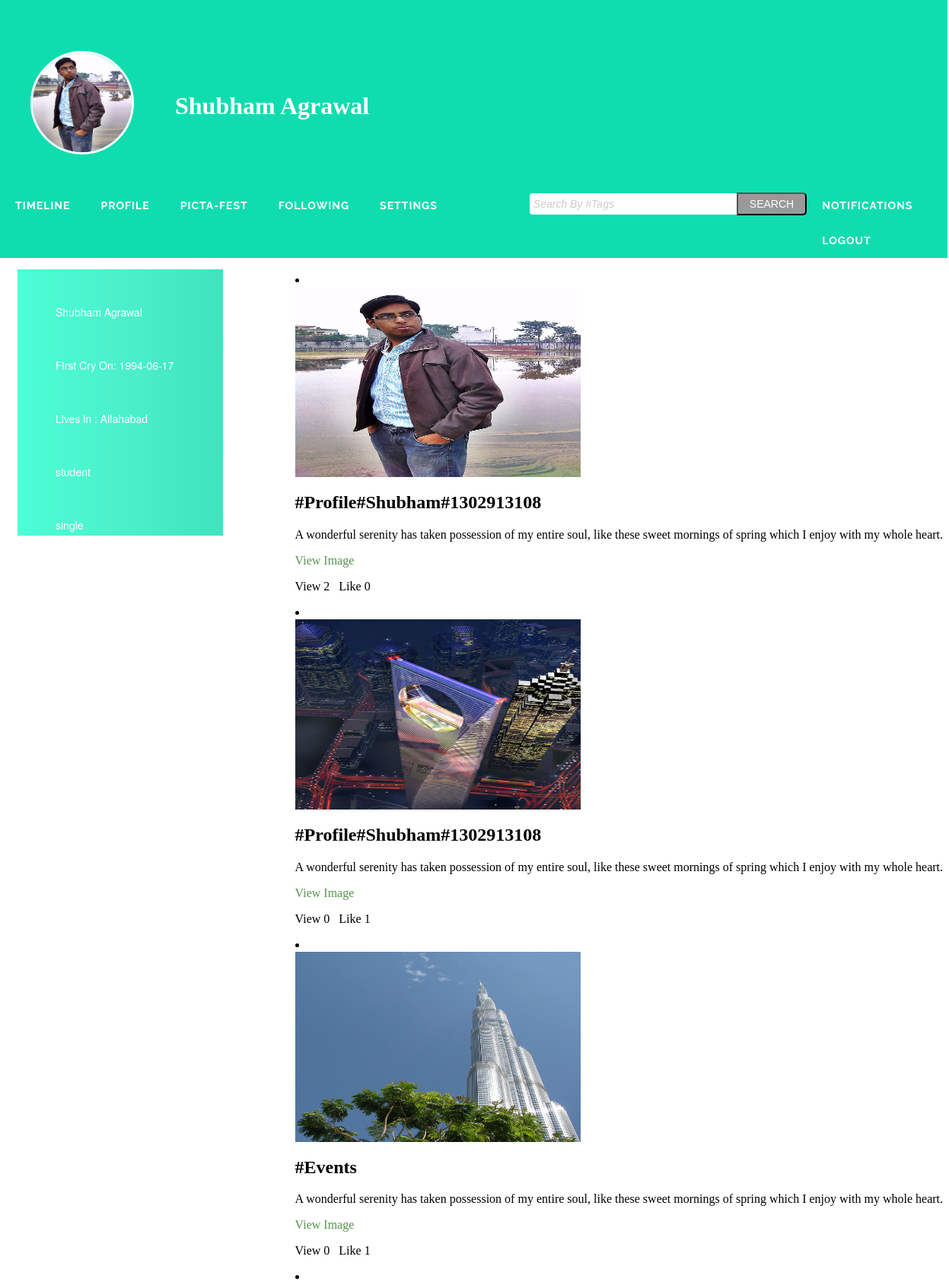
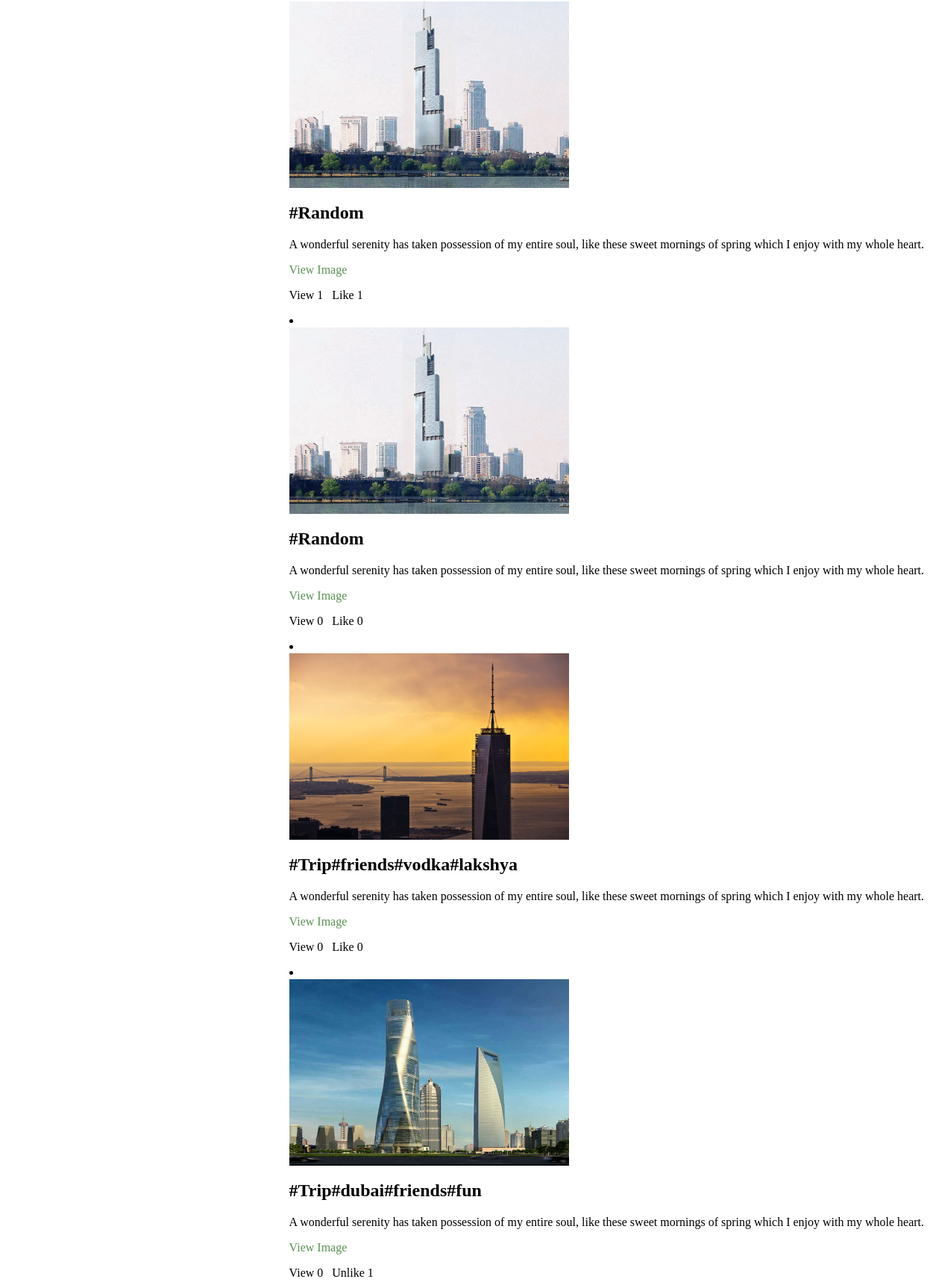
The app's page /events.php?mode=profile (signed in, upper part) with its own data (2 pictures, top to bottom).
### tables this page shows
CREATE TABLE IF NOT EXISTS `user` (
  `user_id` int(11) NOT NULL AUTO_INCREMENT,
  `username` varchar(32) NOT NULL,
  `password` varchar(32) NOT NULL,
  `firstname` varchar(32) NOT NULL,
  `lastname` varchar(32) NOT NULL,
  `gender` varchar(10) NOT NULL,
  `date` date NOT NULL,
  `city` varchar(32) NOT NULL,
  `home` varchar(32) NOT NULL,
  `mobile` bigint(20) DEFAULT NULL,
  `email` varchar(1024) NOT NULL,
  `interest` varchar(1024) NOT NULL,
  `relation` varchar(15) NOT NULL,
  `education` varchar(20) NOT NULL,
  `profession` varchar(15) NOT NULL,
  `bio` varchar(3000) NOT NULL,
  `email_code` varchar(32) NOT NULL,
  `active` int(1) NOT NULL DEFAULT '0',
  `password_recover` int(1) NOT NULL DEFAULT '0',
  `type` int(1) NOT NULL DEFAULT '0',
  `allow_email` int(1) NOT NULL DEFAULT '0',
  `profile` varchar(1024) NOT NULL DEFAULT 'images/profile.jpg',
  PRIMARY KEY (`user_id`)
);

### core/function/general.php (called while the page is built, shortened)
<?php
function injection($data){
	return htmlentities(strip_tags(mysql_real_escape_string($data)));
}
?>

### core/init.php (called while the page is built, shortened)
<?php
require 'function/general.php';
require 'function/users.php';
if(loggedin()){
	$session=(int)$_SESSION['user_id'];
	$user_data=user_data($session,'user_id','username','password','firstname','lastname','gender','date','city','home','mobile','email','interest','relation','education','profession','bio','password_recover','type','allow_email','profile');
}
?>

### core/function/users.php (called while the page is built, shortened)
 <?php
function user_data($user_id){
	$user_id=(int)$user_id;
	$func_num_args=func_num_args();
	$func_get_args=func_get_args();
	if($func_num_args>1){
		unset($func_get_args[0]);
	}
	$field="`".implode("`,`",$func_get_args)."`";
	$query="SELECT $field FROM `user` WHERE `user_id`='$user_id'";
	$query_run=mysql_query($query);
	$data=mysql_fetch_assoc($query_run);
	return $data;
}

### events.php (the view, shortened to what this page needs)
<div id="adiv">
<?php
include 'core/init.php';
?>
<!doctype html>
<head>
<link rel="stylesheet" href="css/setting.css" type="text/css" />
<link rel="stylesheet" href="css/newtimeline.css" type="text/css" />
<link rel="stylesheet" href="css/sidebar.css" type="text/css" />
<link rel="stylesheet" href="css/set.css" type="text/css" />
</head>
<body>
<div class="profile">
<div id="mine">
<?php
$mode=injection($_GET['mode']);
if($mode==="profile"){
	$profile_path=mysql_result(mysql_query("SELECT `profile` FROM `user` WHERE `user_id`='".$user_data['user_id']."'"),0);
?>
<div id="profile-detail" style="padding-top:80px;">
<div id="image">
<img src="<?php echo $profile_path; ?>" alt="pp.jpg" height="130px" width="130px" align="center">
<h1><?php echo $user_data['firstname']." ".$user_data['lastname']?></h1>
</div>
</div>
<?php
}?>
</div>
<?php
$mode=injection($_GET['mode']);
$placeholder="Search By Username";
if($mode!=="following"){
	$mode="timeline";
	$placeholder="Search By #Tags";
}
?>
<nav id='cssmenu'>
<ul>
<li ><a href='events.php?mode=timeline' class='<?php if($_GET['mode']==="timeline"){echo "sel";}?>'>TIMELINE</a></li>
<li><a href='events.php?mode=profile'>PROFILE</a></li>
<li><a href='pictafest.php?mode'>PICTA-FEST</a></li>
<li><a href="events.php?mode=following&&followers">FOLLOWING</a></li>
<li><a href='events.php?mode=setting&&bio'>SETTINGS</a></li>
<li><p><div class="tfheader">
	<form id="tfnewsearch" method="POST" action="<?php echo "events.php?mode=".$mode;?>" name="tfnewsearch">
		<input type="text" class="tftextinput" name="search" size="30" maxlength="120" placeholder="<?php echo $placeholder;?>" onkeyup="search();" ><input type="submit" value="SEARCH" class="tfbutton">
	</form>	<div class="tfclear"></div>
</div></p></li>
<li id="bahar"><a href='events.php?mode=notification'>NOTIFICATIONS</a></li>
<li id="bahar"><a href="logout.php">LOGOUT</a></li>
</ul>
</nav><br>
</div>
<div id="container">
<?php
$mode_allowed=array("timeline","profile","pictafest","following","setting","logout","notification");
if(($_GET['mode'] && in_array($_GET['mode'],$mode_allowed)) || ($_GET['mode'] && in_array($_GET['mode'],$mode_allowed) && (isset($_GET['search']) && !empty($_GET['search'])) || (isset($_GET['follow']) && !empty($_GET['follow']) && $mode=="following"))){
	$mode=injection($_GET['mode']);
	include $mode.'.php';
?>
</div>
</body>
<?php
}else{
	header("Location:protected.php");
}
?>

### profile.php (shortened to what this page needs)
<div class="sideprofile">
   <div class="sidelist">
      <ul><?php
	  if(isset($user_data['firstname']) || isset($user_data['lastname']))
		  echo "<li id='first'>".$user_data['firstname']." ".$user_data['lastname']."</li>";
	  if(isset($user_data['date']))
		  echo "<li id='first'>First Cry On: ".$user_data['date']."</li>";
	  if(isset($user_data['date']))
		  echo "<li id='first'>Lives in : ".$user_data['city']."</li>";
	  if(isset($user_data['profession']))
		  echo "<li id='first'>".$user_data['profession']."</li>";
	  if(isset($user_data['relation']))
		  echo "<li id='first'>".$user_data['relation']."</li>";
	  ?>
      </ul>
      </div>
   </div>
<aside style="float:right;margin-top:20px;margin-bottom:20px;">
<?php
$file_path=array();
$file_photoid=array();
$file_view=array();
$file_like=array();
$file_tags=array();
$query="SELECT * FROM `photo` WHERE `user_id`='".$user_data['user_id']."' ORDER BY `photo_id` DESC";
$query_run=mysql_query($query);
		while($row=mysql_fetch_array($query_run,MYSQL_ASSOC)){
		$file_path[]= $row['path'];
		$file_photoid[]= $row['photo_id'];
		$file_view[]= $row['view'];
		$file_like[]= $row['likes'];
		$file_tags[]= rtrim($row['tags'],'#');
	}
for($i=0;$i<count($file_path);$i++){
	?>
	<li>
		<div class="view view-sixth">
			<img src="<?php echo $file_path[$i]; ?>" alt="<?php echo $file_tags[$i];?>" height="250px" width="375px" onclick="load('<?php echo 'events.php?mode=timeline&&photo_id='.$file_photoid[$i]; ?>','adiv'); ">
			<div class="mask">
				<h2><?php echo $file_tags[$i];?></h2>
				<p>A wonderful serenity has taken possession of my entire soul, like these sweet mornings of spring which I enjoy with my whole heart.</p>
				<a href="#" class="info" onclick="load('<?php echo 'events.php?mode=timeline&&photo_id='.$file_photoid[$i]; ?>','adiv'); ">View Image</a>
				<p>View
<?php
echo $file_view[$i];
$photo_id=$file_photoid[$i];
$count=$file_like[$i];
include 'like.php';
?>
</p>
		</div>
		</div></li>
		<?php
}
?>
</div>

### like.php (shortened to what this page needs)
<span id="<?php echo 'likes'.$photo_id;?>"><?php
$query="SELECT COUNT(`like_id`) FROM `photo_likes` WHERE `photo_id`='$photo_id' AND `user_id`='".injection($user_data['user_id'])."'";
$query_run=mysql_query($query);
if(mysql_result($query_run,0)==0)
	$c="Like";
else
	$c="Unlike";
?>&nbsp;&nbsp;<span class="clickbutton" onclick="load('<?php echo 'like.php?like='.$photo_id;?>','<?php echo 'likes'.$photo_id;?>');"><?php echo $c;?> </span>
<?php echo $count;?></span>

### css/setting.css (style rules this page uses)
article, aside, details, figcaption, figure, footer, header, hgroup, menu, nav, section { display: block; }
ol, ul { list-style: none; }
a { color: #5a9352; text-decoration: none; }

### css/newtimeline.css (style rules this page uses)
#cssmenu, #cssmenu ul, #cssmenu ul li, #cssmenu ul li a, #cssmenu #menu-button { margin: 0; padding: 0; border: 0; list-style: none; line-height: 1; display: block; position: relative; -webkit-box-sizing: border-box; -moz-box-sizing: border-box; box-sizing: border-box; }
#cssmenu:after, #cssmenu > ul:after { content: "."; display: block; clear: both; visibility: hidden; line-height: 0; height: 0; }
#cssmenu { width: auto; font-family: Raleway, sans-serif; line-height: 1; }
#cssmenu > ul { background: #0fddaf; }
#cssmenu > ul > li { float: left; -webkit-perspective: 1000px; -moz-perspective: 1000px; perspective: 1000px; font-weight:bold; }
#cssmenu > ul > li > a { padding: 16px 20px; font-size: 14px; color: #ffffff; letter-spacing: 1px; text-transform: uppercase; text-decoration: none; background: #0fddaf; -webkit-transition: all .3s; -moz-transition: all .3s; -o-transition: all .3s; transition: all .3s; -webkit-transform-origin: 50% 0; -moz-transform-origin: 50% 0; transform-origin: 50% 0; -webkit-transform-style: preserve-3d; -moz-transform-style: preserve-3d; transform-style: preserve-3d; }
#cssmenu > ul > li > a::before { position: absolute; top: 100%; left: 0; z-index: -1; -webkit-box-sizing: border-box; -moz-box-sizing: border-box; box-sizing: border-box; width: 100%; height: 100%; padding: 16px 20px; color: #dff2fa; background: #19799f; content: attr(data-title); -webkit-transition: background 0.3s; -moz-transition: background 0.3s; transition: background 0.3s; -webkit-transform: rotateX(-90deg); -moz-transform: rotateX(-90deg); transform: rotateX(-90deg); -webkit-transform-origin: 50% 0; -moz-transform-origin: 50% 0; transform-origin: 50% 0; -ms-transform: translateY(- -18px); }
.profile { background-color:#0fddaf; width:101.1%; margin-top:-21px; margin-left:-8px; margin-right:-10px; height:310px; }
.profile h1 { padding-top:50px; line-height:10%; }
.profile img { border-radius:100px; float:left; border:3px solid white; }
#image { margin-left:20px; width:130px; height:130px; border-radius:100px; }
#tfnewsearch { float:right; background-color:#0fddaf; height:15px; margin-top:-10px; margin-left:100px; }
.tftextinput { margin: 0; padding: 6px 5px; font-family: Arial, Helvetica, sans-serif; font-size:14px; border:1px solid #0fddaf; border-right:0px; border-top-left-radius: 5px 5px; border-bottom-left-radius: 5px 5px; text-align:"left"; }
.tfbutton { margin: 0; padding: 5px 15px; font-family: Arial, Helvetica, sans-serif; font-size:14px; outline: none; cursor: pointer; text-align: center; text-decoration: none; color: #ffffff; background:#999; background: -webkit-gradient(linear, left top, left bottom, from(:#09C), to(:#0fddaf)); background: -moz-linear-gradient(top, #0fddaf, #0fddaf); border-top-right-radius: 5px 5px; border-bottom-right-radius: 5px 5px; }
#image { width:100%; height:130px; padding-left:20px; padding-bottom:10px; display:inline-block; color:white; }
#image h1 { margin-left:190px; }
.clickbutton { cursor:hand; }
#mine { height:260px; }

### css/sidebar.css (style rules this page uses)
.sideprofile { background: #20ffcd; background: -moz-linear-gradient(left, #20ffcd 0%, #1fecbe 53%, #0fddaf 100%); background: -webkit-gradient(left top, right top, color-stop(0%, #20ffcd), color-stop(53%, #1fecbe), color-stop(100%, #0fddaf)); background: -webkit-linear-gradient(left, #20ffcd 0%, #1fecbe 53%, #0fddaf 100%); background: -o-linear-gradient(left, #20ffcd 0%, #1fecbe 53%, #0fddaf 100%); background: -ms-linear-gradient(left, #20ffcd 0%, #1fecbe 53%, #0fddaf 100%); background: linear-gradient(to right, #20ffcd 0%, #1fecbe 53%, #0fddaf 100%); filter: progid:DXImageTransform.Microsoft.gradient( startColorstr='#7adeff', endColorstr='#5ca8ff', GradientType=1 ); height:350px; width:270px; float:left; margin-left:15px; margin-top:15px; opacity:0.8; }
.sidelist #first { padding-top:30px; padding-left:10px; padding-bottom:20px; font-family:Gotham, "Helvetica Neue", Helvetica, Arial, sans-serif; color:#FFF; font-size:14px; }

### records on screen
user: user_id+profile (picture), firstname "Shubham", lastname "Agrawal", date "1994-06-17", city "Allahabad", profession "student", relation "single"

### other values on screen
$file_tags[$i] "#Profile#Shubham#1302913108"
$file_view[$i] "2"
$c "Like"
$count "0"
$file_view[$i] "0"
$count "1"
$file_tags[$i] "#Events"
$file_tags[$i] "#Random"
$file_view[$i] "1"
$file_tags[$i] "#Trip#friends#vodka#lakshya"
$file_tags[$i] "#Trip#dubai#friends#fun"
$c "Unlike"
